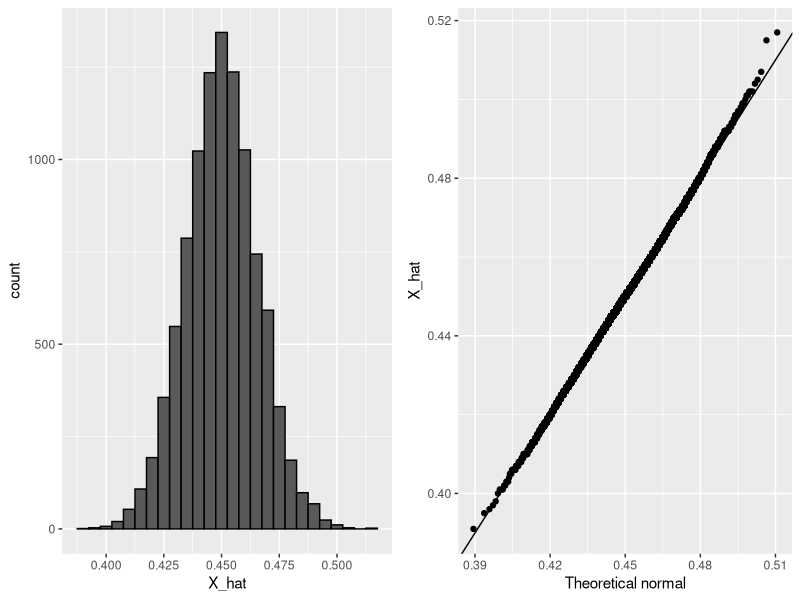

The R source for this figure:
# A Monte Carlo simulation for the CLT (Central Limit Theorem).

# 2022.07.20


## Monte Carlo simulation using a set value of 'p'.

p <- 0.45    # unknown 'p' to estimate
N <- 1000

# simulate ONE poll of size 'N' and determine 'X_hat'.

X <- sample(c(0,1), size = N, replace = TRUE, prob = c(1-p, p))
X_hat <- mean(X)


# Simulate 'B' polls of size 'N' and determine average 'X_hat'.

B <- 10000    # number of replicates
N <- 1000     # sample size per replicate

X_hat <- replicate(B, {
  X <- sample(c(0,1), size = N, replace = TRUE, prob = c(1-p, p))
  mean(X)
})


# mean (X_hat) = 0.4501404
# sd(X_hat) = 0.01572777


## Histogram and QQ-plot of Monte Carlo results.

library(tidyverse)
library(gridExtra)

p1 <- data.frame(X_hat = X_hat) %>%
      ggplot(aes(X_hat)) +
      geom_histogram(binwidth = 0.005, color = "black")
p2 <- data.frame(X_hat = X_hat) %>%
      ggplot(aes(sample = X_hat)) +
      stat_qq(dparams = list(mean = mean(X_hat), sd = sd(X_hat))) +
      geom_abline() +
      ylab("X_hat") +
      xlab("Theoretical normal")
grid.arrange(p1, p2, nrow = 1)





